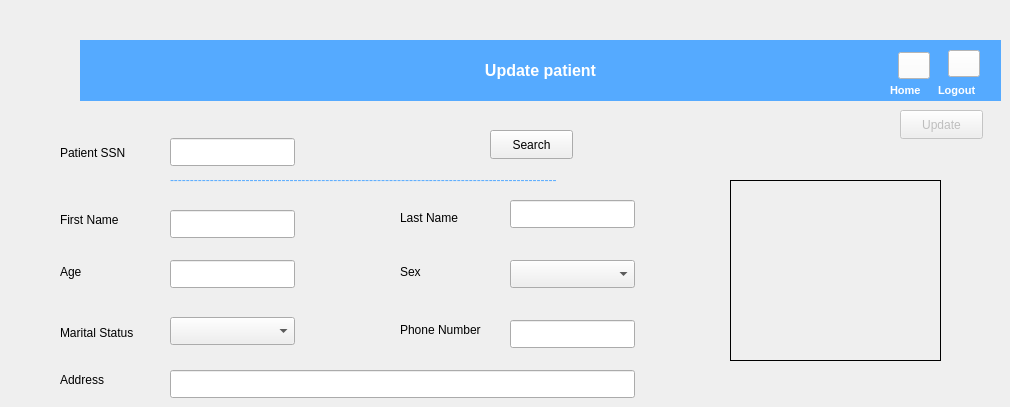
   <widget class="QWidget" name="tab_3">
    <attribute name="title">
     <string>Update Patient</string>
    </attribute>
    <widget class="QLabel" name="label_22">
     <property name="geometry">
      <rect>
       <x>60</x>
       <y>370</y>
       <width>63</width>
       <height>20</height>
      </rect>
     </property>
     <property name="text">
      <string>Address</string>
     </property>
    </widget>
    <widget class="QLabel" name="label_24">
     <property name="geometry">
      <rect>
       <x>60</x>
       <y>262</y>
       <width>63</width>
       <height>20</height>
      </rect>
     </property>
     <property name="text">
      <string>Age</string>
     </property>
    </widget>
    <widget class="QLabel" name="label_25">
     <property name="geometry">
      <rect>
       <x>400</x>
       <y>262</y>
       <width>63</width>
       <height>20</height>
      </rect>
     </property>
     <property name="text">
      <string>Sex</string>
     </property>
    </widget>
    <widget class="QPushButton" name="search_pushButton_4">
     <property name="geometry">
      <rect>
       <x>490</x>
       <y>130</y>
       <width>83</width>
       <height>29</height>
      </rect>
     </property>
     <property name="text">
      <string>Search</string>
     </property>
    </widget>
    <widget class="QComboBox" name="patient_gender_4">
     <property name="geometry">
      <rect>
       <x>510</x>
       <y>260</y>
       <width>125</width>
       <height>28</height>
      </rect>
     </property>
     <property name="currentIndex">
      <number>-1</number>
     </property>
     <item>
      <property name="text">
       <string>Male</string>
      </property>
     </item>
     <item>
      <property name="text">
       <string>Female</string>
      </property>
     </item>
    </widget>
    <widget class="QPushButton" name="update_pushButton">
     <property name="enabled">
      <bool>false</bool>
     </property>
     <property name="geometry">
      <rect>
       <x>900</x>
       <y>110</y>
       <width>83</width>
       <height>29</height>
      </rect>
     </property>
     <property name="text">
      <string>Update</string>
     </property>
    </widget>
    <widget class="QLineEdit" name="patient_age_4">
     <property name="geometry">
      <rect>
       <x>170</x>
       <y>260</y>
       <width>125</width>
       <height>28</height>
      </rect>
     </property>
    </widget>
    <widget class="QComboBox" name="patient_marital_status_4">
     <property name="geometry">
      <rect>
       <x>170</x>
       <y>317</y>
       <width>125</width>
       <height>28</height>
      </rect>
     </property>
     <property name="currentIndex">
      <number>-1</number>
     </property>
     <item>
      <property name="text">
       <string>Single</string>
      </property>
     </item>
     <item>
      <property name="text">
       <string>Married</string>
      </property>
     </item>
     <item>
      <property name="text">
       <string>Divorced</string>
      </property>
     </item>
     <item>
      <property name="text">
       <string>Widowed</string>
      </property>
     </item>
    </widget>
    <widget class="QLabel" name="label_31">
     <property name="geometry">
      <rect>
       <x>60</x>
       <y>312</y>
       <width>131</width>
       <height>41</height>
      </rect>
     </property>
     <property name="text">
      <string>Marital Status</string>
     </property>
    </widget>
    <widget class="QLabel" name="label_35">
     <property name="geometry">
      <rect>
       <x>400</x>
       <y>320</y>
       <width>111</width>
       <height>20</height>
      </rect>
     </property>
     <property name="text">
      <string>Phone Number</string>
     </property>
    </widget>
    <widget class="QLineEdit" name="patient_phone_number_4">
     <property name="geometry">
      <rect>
       <x>510</x>
       <y>320</y>
       <width>125</width>
       <height>28</height>
      </rect>
     </property>
    </widget>
    <widget class="QLineEdit" name="patient_address_4">
     <property name="geometry">
      <rect>
       <x>170</x>
       <y>370</y>
       <width>465</width>
       <height>28</height>
      </rect>
     </property>
    </widget>
    <widget class="QLineEdit" name="patient_id_4">
     <property name="geometry">
      <rect>
       <x>170</x>
       <y>138</y>
       <width>125</width>
       <height>28</height>
      </rect>
     </property>
    </widget>
    <widget class="QLabel" name="label_27">
     <property name="geometry">
      <rect>
       <x>60</x>
       <y>135</y>
       <width>81</width>
       <height>35</height>
      </rect>
     </property>
     <property name="text">
      <string>Patient SSN</string>
     </property>
    </widget>
    <widget class="QLineEdit" name="patient_first_name_4">
     <property name="geometry">
      <rect>
       <x>170</x>
       <y>210</y>
       <width>125</width>
       <height>28</height>
      </rect>
     </property>
    </widget>
    <widget class="QLabel" name="label_23">
     <property name="geometry">
      <rect>
       <x>60</x>
       <y>202</y>
       <width>71</width>
       <height>35</height>
      </rect>
     </property>
     <property name="text">
      <string>First Name</string>
     </property>
    </widget>
    <widget class="QLabel" name="label_28">
     <property name="geometry">
      <rect>
       <x>400</x>
       <y>200</y>
       <width>70</width>
       <height>35</height>
      </rect>
     </property>
     <property name="text">
      <string>Last Name</string>
     </property>
    </widget>
    <widget class="QLineEdit" name="patient_last_name_4">
     <property name="geometry">
      <rect>
       <x>510</x>
       <y>200</y>
       <width>125</width>
       <height>28</height>
      </rect>
     </property>
    </widget>
    <widget class="QLabel" name="label_104">
     <property name="geometry">
      <rect>
       <x>80</x>
       <y>40</y>
       <width>921</width>
       <height>61</height>
      </rect>
     </property>
     <property name="font">
      <font>
       <pointsize>12</pointsize>
       <bold>true</bold>
      </font>
     </property>
     <property name="autoFillBackground">
      <bool>false</bool>
     </property>
     <property name="styleSheet">
      <string notr="true">background-color: rgb(85, 170, 255);
color: rgb(255, 255, 255);</string>
     </property>
     <property name="text">
      <string>Update patient</string>
     </property>
     <property name="alignment">
      <set>Qt::AlignCenter</set>
     </property>
     <property name="wordWrap">
      <bool>false</bool>
     </property>
     <property name="margin">
      <number>0</number>
     </property>
     <property name="indent">
      <number>-1</number>
     </property>
    </widget>
    <widget class="QLabel" name="img_4">
     <property name="geometry">
      <rect>
       <x>0</x>
       <y>35</y>
       <width>121</width>
       <height>71</height>
      </rect>
     </property>
     <property name="text">
      <string/>
     </property>
     <property name="pixmap">
      <pixmap resource="resource.qrc">:/images/add.png</pixmap>
     </property>
     <property name="scaledContents">
      <bool>true</bool>
     </property>
    </widget>
    <widget class="QLabel" name="label_39">
     <property name="geometry">
      <rect>
       <x>938</x>
       <y>80</y>
       <width>51</width>
       <height>20</height>
      </rect>
     </property>
     <property name="font">
      <font>
       <pointsize>8</pointsize>
       <bold>true</bold>
      </font>
     </property>
     <property name="styleSheet">
      <string notr="true">color: rgb(255, 255, 255);</string>
     </property>
     <property name="text">
      <string>Logout</string>
     </property>
    </widget>
    <widget class="QPushButton" name="logout_pushButton_4">
     <property name="geometry">
      <rect>
       <x>948</x>
       <y>50</y>
       <width>32</width>
       <height>27</height>
      </rect>
     </property>
     <property name="styleSheet">
      <string notr="true">background-color: rgb(255, 255, 255);</string>
     </property>
     <property name="text">
      <string/>
     </property>
     <property name="icon">
      <iconset resource="resource.qrc">
       <normaloff>:/images/logout.png</normaloff>:/images/logout.png</iconset>
     </property>
     <property name="iconSize">
      <size>
       <width>24</width>
       <height>24</height>
      </size>
     </property>
    </widget>
    <widget class="QPushButton" name="home_pushButton_4">
     <property name="geometry">
      <rect>
       <x>898</x>
       <y>52</y>
       <width>32</width>
       <height>27</height>
      </rect>
     </property>
     <property name="styleSheet">
      <string notr="true">background-color: rgb(255, 255, 255);</string>
     </property>
     <property name="text">
      <string/>
     </property>
     <property name="icon">
      <iconset resource="resource.qrc">
       <normaloff>:/images/home.png</normaloff>:/images/home.png</iconset>
     </property>
     <property name="iconSize">
      <size>
       <width>24</width>
       <height>24</height>
      </size>
     </property>
    </widget>
    <widget class="QLabel" name="label_40">
     <property name="geometry">
      <rect>
       <x>890</x>
       <y>80</y>
       <width>51</width>
       <height>20</height>
      </rect>
     </property>
     <property name="font">
      <font>
       <pointsize>8</pointsize>
       <bold>true</bold>
       <kerning>true</kerning>
      </font>
     </property>
     <property name="styleSheet">
      <string notr="true">color: rgb(255, 255, 255);</string>
     </property>
     <property name="text">
      <string>Home</string>
     </property>
    </widget>
    <widget class="QLabel" name="img_1_4">
     <property name="geometry">
      <rect>
       <x>730</x>
       <y>180</y>
       <width>211</width>
       <height>181</height>
      </rect>
     </property>
     <property name="frameShape">
      <enum>QFrame::Box</enum>
     </property>
     <property name="text">
      <string/>
     </property>
     <property name="pixmap">
      <pixmap resource="resource.qrc">:/images/user.png</pixmap>
     </property>
     <property name="scaledContents">
      <bool>true</bool>
     </property>
    </widget>
    <widget class="QLabel" name="label_42">
     <property name="geometry">
      <rect>
       <x>170</x>
       <y>170</y>
       <width>461</width>
       <height>20</height>
      </rect>
     </property>
     <property name="styleSheet">
      <string notr="true">color: rgb(85, 170, 255);</string>
     </property>
     <property name="text">
      <string>-------------------------------------------------------------------------------------------------</string>
     </property>
    </widget>
   </widget>
